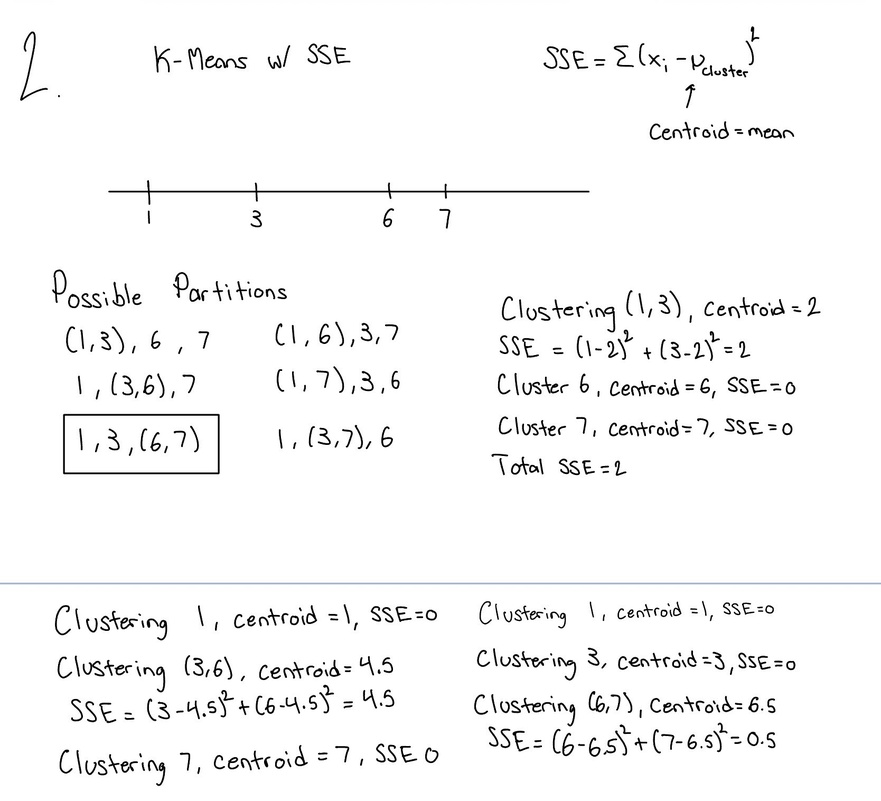
#> input picture images/IMG_0165.jpeg, 881 x 801 px, shrunk from 1668 x 1516 before the run
$ python combine_images.py images/IMG_0165.jpeg images/IMG_0166.jpeg out.png
#> lines starting #> are read from the running program, lines starting #| are printed output that depends on the picture
import argparse
from pathlib import Path
from PIL import Image
import fitz  # pymupdf

def pdf_to_image(pdf_path, dpi=300):
    doc = fitz.open(pdf_path)
    pages = []
    for page in doc:
        pix = page.get_pixmap(dpi=dpi)
        img = Image.frombytes("RGB", (pix.width, pix.height), pix.samples)
        pages.append(img)
    doc.close()
    if len(pages) == 1:
        return pages[0]
    # Stack multiple pages vertically
    width = max(p.width for p in pages)
    height = sum(p.height for p in pages)
    combined = Image.new("RGB", (width, height), (255, 255, 255))
    y = 0
    for p in pages:
        combined.paste(p, (0, y))
        y += p.height
    return combined

def open_image(path):
#> called with path = 'images/IMG_0165.jpeg'
    if Path(path).suffix.lower() == ".pdf":
        return pdf_to_image(path)
    return Image.open(path)
#> returned value is the input picture: PIL image 881x801 RGB; mean R, G, B 247.1, 247.1, 247.1

def stack_vertical(img1_path, img2_path, output_path):
    img1 = open_image(img1_path)
    img2 = open_image(img2_path)
#> call 2 of open_image, with path = 'images/IMG_0166.jpeg'
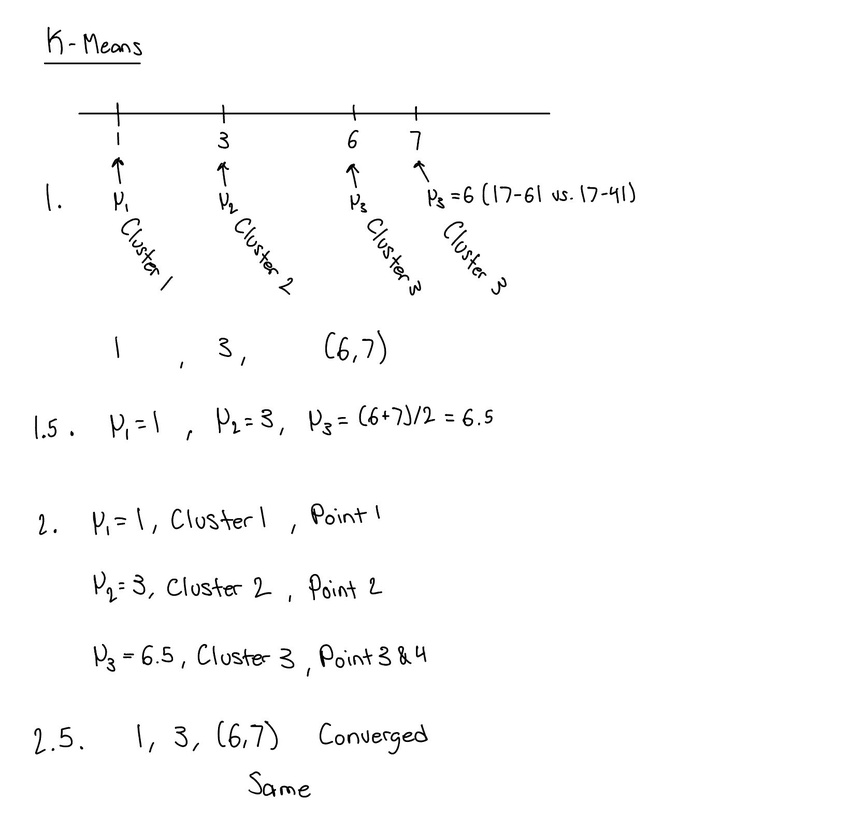
#> input picture images/IMG_0166.jpeg, 864 x 816 px, shrunk from 1668 x 1575 before the run
#> in open_image, returned value is the input picture: PIL image 864x816 RGB; min 0, max 255, mean 251.2
    width = max(img1.width, img2.width)
#> width = 881
    combined = Image.new("RGB", (width, img1.height + img2.height), (255, 255, 255))
#> combined: PIL image 881x1617 RGB; every value is 255
    combined.paste(img1, (0, 0))
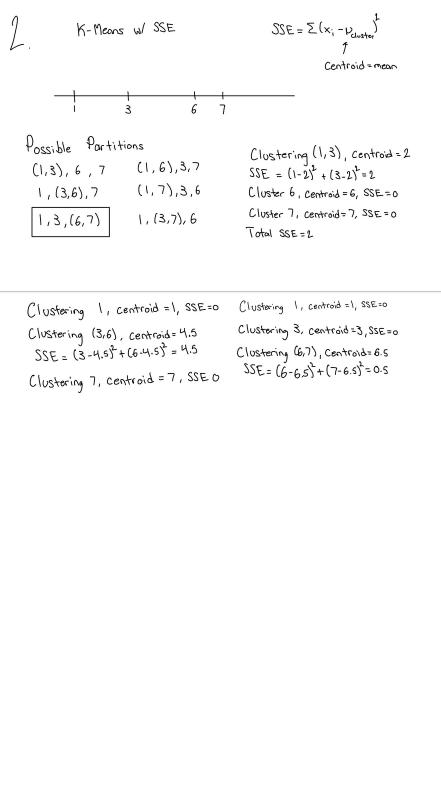
#> combined: PIL image 881x1617 RGB (shown at 1/2 size); mean R, G, B 251.1, 251.1, 251.1
    combined.paste(img2, (0, img1.height))
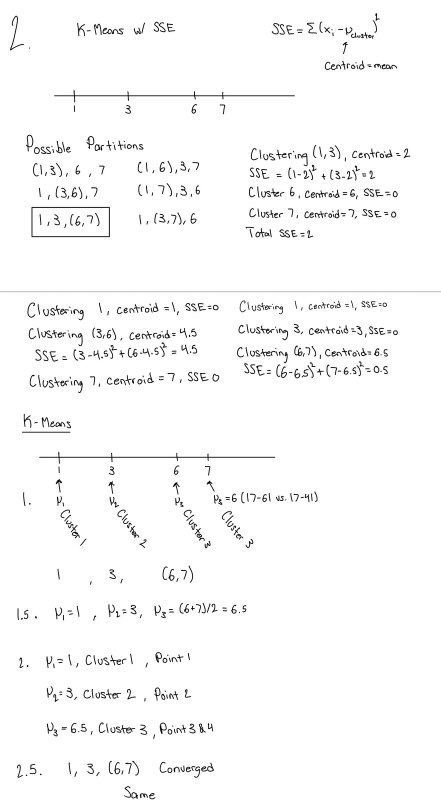
#> combined: PIL image 881x1617 RGB (shown at 1/2 size); mean R, G, B 249.2, 249.2, 249.2
    combined.save(output_path)
    print(f"Saved: {output_path}")

if __name__ == "__main__":
    parser = argparse.ArgumentParser(description="Stack two images vertically into one.")
    parser.add_argument("img1", help="Path to the top image")
    parser.add_argument("img2", help="Path to the bottom image")
    parser.add_argument("output", help="Path for the output image")
    args = parser.parse_args()

    stack_vertical(args.img1, args.img2, args.output)
